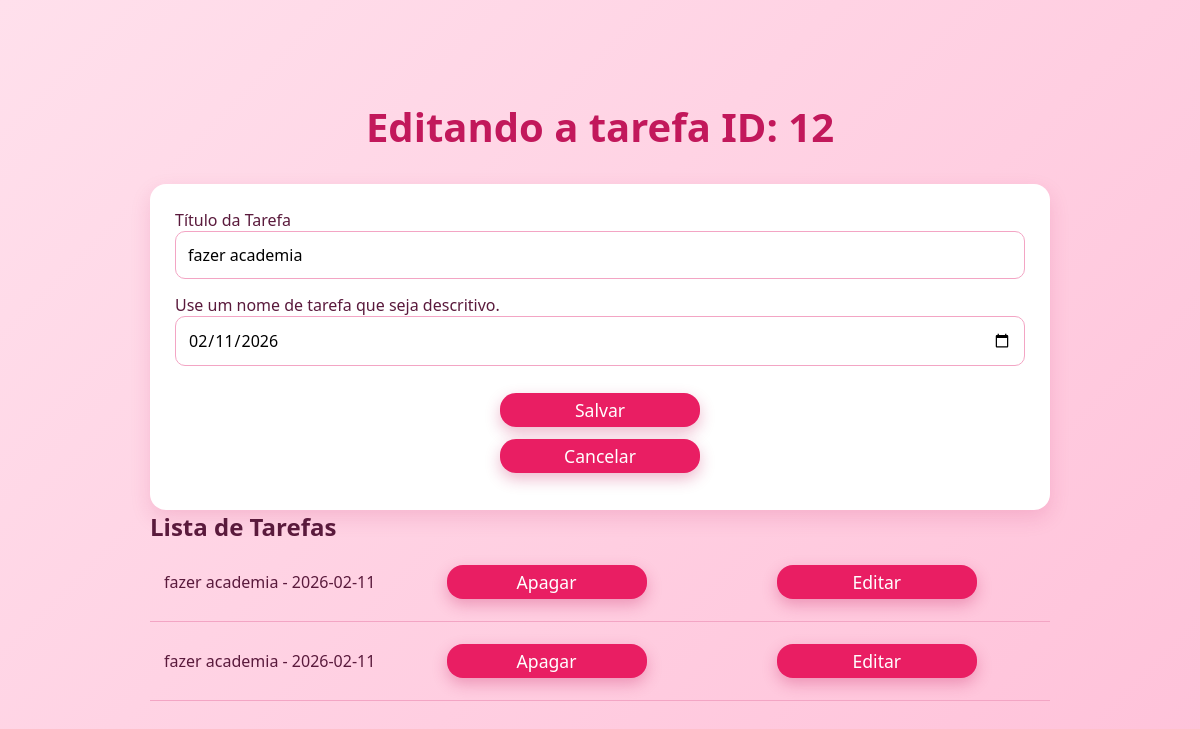
/update/12, run on the app's committed database.
### tables this page shows
CREATE TABLE tarefas (
            id INTEGER PRIMARY KEY AUTOINCREMENT,
            titulo_tarefa TEXT NOT NULL,
            data_conclusao TEXT
        );

### app.py (the view)
@app.route('/update/<int:idTarefa>', methods =['GET', 'POST'])
def update(idTarefa):
    if request.method == 'POST':
        titulo = request.form['titulo_tarefa']
        data = request.form['data_conclusao']
        tarefa = Tarefa(titulo, data, idTarefa)
        tarefa.atualizar_tarefa()
        return redirect(url_for('agenda')) # early return
    tarefas = Tarefa.obter_tarefas()
    tarefa_selecionada = Tarefa.id(idTarefa) # seleção da terefa que será editada
    return render_template('agenda.html', titulo=f'Editando a tarefa ID: {idTarefa}', tarefas=tarefas, tarefa_selecionada=tarefa_selecionada)

### models/database.py (called while the page is built)
    def buscar_tudo(self, query: str, params: tuple = ()) -> list[Any]:
        self.cursor.execute(query, params)
        return self.cursor.fetchall()

    def close(self) -> None:
        self.connection.close()

    def __enter__(self) -> Self:
        return self

    def __exit__(self, exc_type: Optional[Type[BaseException]], exc_value: Optional[BaseException], tb: Optional[TracebackType]) -> None:
        if exc_type is not None:
            print('Exceção capturada no contexto:')
            print(f'Tipo: {exc_type.__name__}')
            print(f'Mensagem: {exc_value}')
            print('Traceback completo:')
        self.close()

### models/tarefa.py (called while the page is built)
    @classmethod
    def id(cls, id: int) -> Self:
        with Database('./data/tarefas.sqlite3') as db:
            query: str = 'SELECT titulo_tarefa, data_conclusao FROM tarefas WHERE id = ?;'
            params: tuple = (id,)
            resultado: list[Any] = db.buscar_tudo(query, params)
            [[titulo, data]] = resultado
        return cls(id_tarefa=id, titulo_tarefa=titulo, data_conclusao=data)

    @classmethod
    def obter_tarefas(cls) -> list[Self]:
        with Database('./data/tarefas.sqlite3') as db:
            query: str = 'SELECT titulo_tarefa, data_conclusao, id FROM tarefas;'
            resultados: list[Any] = db.buscar_tudo(query)
            tarefas: list[Self] = [cls(titulo, data, id) for titulo, data, id in resultados]
            return tarefas

### templates/agenda.html
{% extends "base.html" %}
{% block content %}
<form class= "mt-3" method="post">
    <div class = "mt- 3">
    <label for="titulo-tarefa" class="form-label">Título da Tarefa</label>
    <input type="text" class="form-control" name="titulo_tarefa" id="titulo-tarefa" aria-describedby="ajudaNomeTarefa" value="{{tarefa_selecionada.titulo_tarefa if tarefa_selecionada else ''}}" required>
    <div id="ajudaNomeTarefa" class="form-text">Use um nome de tarefa que seja descritivo.</div>
    </div>
    <input type="date" name="data_conclusao"
    id="data_conclusao" value="{{tarefa_selecionada.data_conclusao if tarefa_selecionada else ''}}" required>
    <button type="submit">Salvar</button>
    {% if tarefa_selecionada %}
        <a href="{{ url_for('agenda') }}" class="btn btn-secondary">Cancelar</a>
    {% endif %}
</form>
<h2>Lista de Tarefas</h2>
{% if tarefas %}
    <ul>
    {% for tarefa in tarefas %}
        <li>{{ tarefa.titulo_tarefa }} - {{ tarefa.data_conclusao}}
            <a href="{{ url_for('delete', idTarefa=tarefa.id_tarefa) }}" class="btn
            bnt-danger">Apagar</a>
            <a href="{{ url_for('update', idTarefa=tarefa.id_tarefa) }}" class="bnt
            bnt-primary">Editar</a>
        </li>
    {% endfor %}
    </ul>
{% else %}
    <p>Nenhuma tarefa cadastrada</p>
{% endif %}
{% endblock %}

### static/style.css (style rules this page uses)
* { margin: 0; padding: 0; box-sizing: border-box; font-family: "Segoe UI", Tahoma, Geneva, Verdana, sans-serif; }
body { background: linear-gradient(135deg, #ffe0ec, #ffc1d9); min-height: 100vh; padding: 40px; color: #5a1a3c; display: flex; flex-direction: column; justify-content: center; align-items: center; }
body > * { max-width: 900px; width: 100%; margin: 0 auto; }
.content, main, section, form, table { background-color: #fff; padding: 25px; border-radius: 16px; box-shadow: 0 8px 20px rgba(194, 24, 91, 0.15); }
input, select, textarea { width: 100%; padding: 12px; margin-bottom: 15px; border-radius: 10px; border: 1px solid #f3a5c4; outline: none; font-size: 1rem; }
button, a { display: block; width: 200px; padding: 5px 0; margin: 12px auto; text-align: center; background-color: #e91e63; color: #fff; border: none; border-radius: 16px; font-size: 1.1rem; cursor: pointer; text-decoration: none; transition: all 0.3s ease; box-shadow: 0 6px 15px rgba(194, 24, 91, 0.3); }
li { list-style: none; display: flex; align-items: center; gap: 12px; padding: 10px 14px; border-bottom: 1px solid #f3a5c4; }

### data on the page
tarefas: titulo_tarefa "fazer academia", data_conclusao "02/11/2026", data_conclusao "2026-02-11"
tarefas: titulo_tarefa "fazer academia", data_conclusao "2026-02-11"

### other printed values
{{ titulo }} "Editando a tarefa ID: 12"
